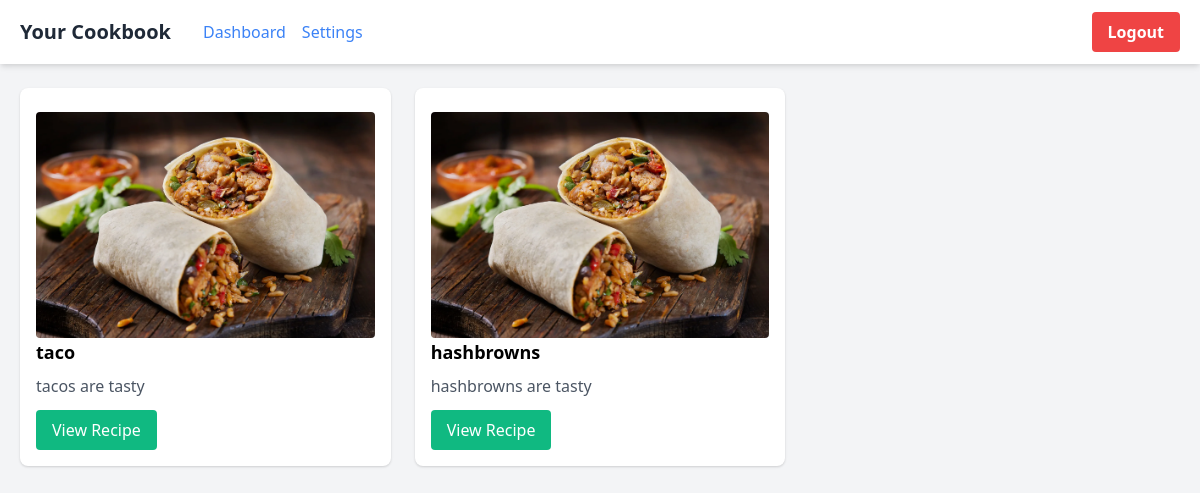
The app's page /cookbook (signed in), older data.
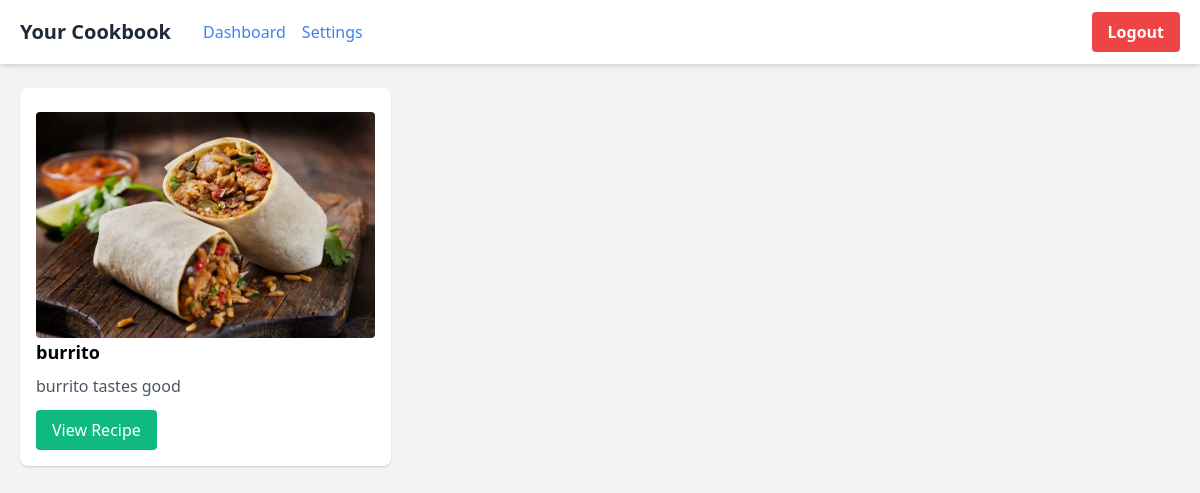
The same page, newer data.
### tables this page shows
CREATE TABLE recipe (
    recipe_id INTEGER PRIMARY KEY AUTOINCREMENT,
    recipe_name TEXT UNIQUE,
    Cuisine_ID INTEGER,
    UserID INTEGER,
    recipe_description TEXT,
    prep_time INTEGER,  
    cook_time INTEGER,  
    recipe_image TEXT,  
    instructions TEXT,
    FOREIGN KEY(Cuisine_ID) REFERENCES cuisine(Cuisine_ID),
    FOREIGN KEY(UserID) REFERENCES users(Account_ID)
);

### app.py (the view)
@app.route('/cookbook')
def cookbook():
    if 'user_id' not in session:
        return redirect(url_for('login'))
    user_id = session['user_id']
    conn = get_db_connection()
    try:
        recipes = conn.execute('''
            SELECT r.* FROM recipe r
            WHERE r.UserID = ?
            UNION
            SELECT r.* FROM recipe r
            JOIN favorite_recipes fr ON fr.Crecipe_name = r.recipe_name
            JOIN cookbook c ON fr.CookBook_ID = c.CookBook_ID
            WHERE c.CookBook_ID = ?
        ''', (user_id, user_id)).fetchall()
    finally:
        conn.close()
    return render_template('cookbook.html', recipes=recipes)

### app.py (called while the page is built)
def get_db_connection():
    conn = sqlite3.connect(DATABASE)
    conn.row_factory = sqlite3.Row
    return conn

### templates/cookbook.html (shortened to what this page needs)
<!DOCTYPE html>
<html lang="en">
<head>
    <link href="https://cdn.jsdelivr.net/npm/tailwindcss@2.2.19/dist/tailwind.min.css" rel="stylesheet">
</head>
<body class="bg-gray-100">
    <div class="sticky top-0 bg-white shadow-md z-50">
        <div class="max-w-7xl mx-auto px-5 py-3 flex justify-between items-center">
            <div class="flex items-center space-x-8">
                <h1 class="text-xl font-semibold text-gray-800">Your Cookbook</h1>
                <nav class="flex space-x-4">
                    <a href="/dashboard" class="text-blue-500 hover:text-blue-700">Dashboard</a>
                    <a href="/settings" class="text-blue-500 hover:text-blue-700">Settings</a>
                </nav>
            </div>
            <div class="flex items-center space-x-2">
                <button onclick="location.href='/logout';" class="px-4 py-2 bg-red-500 text-white font-semibold rounded hover:bg-red-700 transition">Logout</button>
            </div>
        </div>
    </div>
    <div class="max-w-7xl mx-auto px-5 py-6">
        <div class="grid grid-cols-1 sm:grid-cols-2 lg:grid-cols-3 gap-6 recipes-container">
            {% for recipe in recipes %}
            <div class="bg-white rounded-lg shadow p-4">
                <img src="/{{recipe.recipe_image}}" alt="{{ recipe.recipe_name }}" class="rounded mt-2">
                <h3 class="font-bold text-lg">{{ recipe.recipe_name }}</h3>
                <p class="text-gray-600 mt-2">{{ recipe.recipe_description }}</p>
                <button onclick="location.href='/recipe/{{ recipe.recipe_name | replace(" ", "-") }}';" class="mt-3 px-4 py-2 bg-green-500 text-white rounded hover:bg-green-700 transition">View Recipe</button>
            </div>
            {% endfor %}
        </div>
    </div>
</body>
</html>

Row changes from the older to the newer data that the page shows:
removed recipe: recipe_image (picture), recipe_name "taco", recipe_description "tacos are tasty"
removed recipe: recipe_image (picture), recipe_name "hashbrowns", recipe_description "hashbrowns are tasty"
added recipe: recipe_image (picture), recipe_name "burrito", recipe_description "burrito tastes good"
